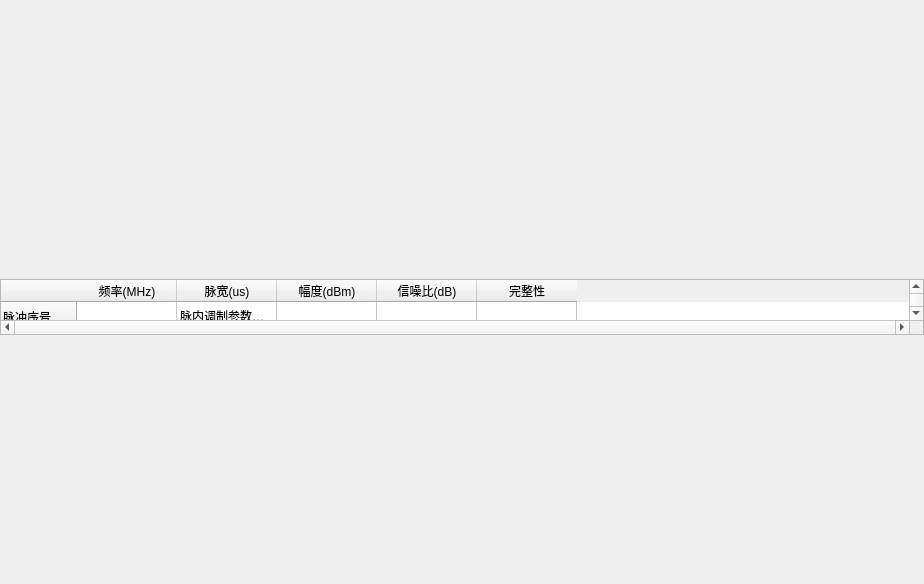
<?xml version="1.0" encoding="UTF-8"?>
<ui version="4.0">
 <class>InternalPulseWindow</class>
 <widget class="QWidget" name="InternalPulseWindow">
  <property name="geometry">
   <rect>
    <x>0</x>
    <y>0</y>
    <width>924</width>
    <height>584</height>
   </rect>
  </property>
  <property name="windowTitle">
   <string>InternalPulseWindow</string>
  </property>
  <layout class="QVBoxLayout" name="verticalLayout_2">
   <property name="spacing">
    <number>0</number>
   </property>
   <property name="leftMargin">
    <number>0</number>
   </property>
   <property name="topMargin">
    <number>30</number>
   </property>
   <property name="rightMargin">
    <number>0</number>
   </property>
   <property name="bottomMargin">
    <number>0</number>
   </property>
   <item>
    <layout class="QVBoxLayout" name="verticalLayout">
     <property name="spacing">
      <number>0</number>
     </property>
     <property name="leftMargin">
      <number>0</number>
     </property>
     <property name="topMargin">
      <number>0</number>
     </property>
     <property name="rightMargin">
      <number>0</number>
     </property>
     <property name="bottomMargin">
      <number>0</number>
     </property>
    </layout>
   </item>
   <item>
    <widget class="QTableWidget" name="tableWidget">
     <property name="sizePolicy">
      <sizepolicy hsizetype="Preferred" vsizetype="Maximum">
       <horstretch>0</horstretch>
       <verstretch>0</verstretch>
      </sizepolicy>
     </property>
     <property name="maximumSize">
      <size>
       <width>4000</width>
       <height>56</height>
      </size>
     </property>
     <property name="styleSheet">
      <string notr="true"/>
     </property>
     <property name="lineWidth">
      <number>1</number>
     </property>
     <property name="verticalScrollBarPolicy">
      <enum>Qt::ScrollBarAlwaysOn</enum>
     </property>
     <property name="horizontalScrollBarPolicy">
      <enum>Qt::ScrollBarAlwaysOn</enum>
     </property>
     <property name="iconSize">
      <size>
       <width>1</width>
       <height>0</height>
      </size>
     </property>
     <row>
      <property name="text">
       <string>脉冲序号</string>
      </property>
      <property name="foreground">
       <brush brushstyle="SolidPattern">
        <color alpha="255">
         <red>0</red>
         <green>0</green>
         <blue>0</blue>
        </color>
       </brush>
      </property>
     </row>
     <row>
      <property name="text">
       <string>脉内调制类型</string>
      </property>
      <property name="foreground">
       <brush brushstyle="SolidPattern">
        <color alpha="255">
         <red>0</red>
         <green>0</green>
         <blue>0</blue>
        </color>
       </brush>
      </property>
     </row>
     <row>
      <property name="text">
       <string>固定频率</string>
      </property>
      <property name="foreground">
       <brush brushstyle="SolidPattern">
        <color alpha="255">
         <red>0</red>
         <green>0</green>
         <blue>0</blue>
        </color>
       </brush>
      </property>
     </row>
     <row>
      <property name="text">
       <string>线性调频</string>
      </property>
      <property name="foreground">
       <brush brushstyle="SolidPattern">
        <color alpha="255">
         <red>0</red>
         <green>0</green>
         <blue>0</blue>
        </color>
       </brush>
      </property>
     </row>
     <row>
      <property name="text">
       <string>非线性调频</string>
      </property>
      <property name="foreground">
       <brush brushstyle="SolidPattern">
        <color alpha="255">
         <red>0</red>
         <green>0</green>
         <blue>0</blue>
        </color>
       </brush>
      </property>
     </row>
     <row>
      <property name="text">
       <string>频率编码</string>
      </property>
      <property name="foreground">
       <brush brushstyle="SolidPattern">
        <color alpha="255">
         <red>0</red>
         <green>0</green>
         <blue>0</blue>
        </color>
       </brush>
      </property>
     </row>
     <row>
      <property name="text">
       <string>二相编码</string>
      </property>
      <property name="foreground">
       <brush brushstyle="SolidPattern">
        <color alpha="255">
         <red>0</red>
         <green>0</green>
         <blue>0</blue>
        </color>
       </brush>
      </property>
     </row>
     <row>
      <property name="text">
       <string>四项编码</string>
      </property>
      <property name="foreground">
       <brush brushstyle="SolidPattern">
        <color alpha="255">
         <red>0</red>
         <green>0</green>
         <blue>0</blue>
        </color>
       </brush>
      </property>
     </row>
     <row>
      <property name="text">
       <string>混合调制</string>
      </property>
      <property name="foreground">
       <brush brushstyle="SolidPattern">
        <color alpha="255">
         <red>0</red>
         <green>0</green>
         <blue>0</blue>
        </color>
       </brush>
      </property>
     </row>
     <row>
      <property name="text">
       <string>其他</string>
      </property>
      <property name="foreground">
       <brush brushstyle="SolidPattern">
        <color alpha="255">
         <red>0</red>
         <green>0</green>
         <blue>0</blue>
        </color>
       </brush>
      </property>
     </row>
     <column>
      <property name="text">
       <string>频率(MHz)</string>
      </property>
      <property name="foreground">
       <brush brushstyle="SolidPattern">
        <color alpha="255">
         <red>0</red>
         <green>0</green>
         <blue>0</blue>
        </color>
       </brush>
      </property>
     </column>
     <column>
      <property name="text">
       <string>脉宽(us)</string>
      </property>
      <property name="foreground">
       <brush brushstyle="SolidPattern">
        <color alpha="255">
         <red>0</red>
         <green>0</green>
         <blue>0</blue>
        </color>
       </brush>
      </property>
     </column>
     <column>
      <property name="text">
       <string>幅度(dBm)</string>
      </property>
      <property name="foreground">
       <brush brushstyle="SolidPattern">
        <color alpha="255">
         <red>0</red>
         <green>0</green>
         <blue>0</blue>
        </color>
       </brush>
      </property>
     </column>
     <column>
      <property name="text">
       <string>信噪比(dB)</string>
      </property>
      <property name="foreground">
       <brush brushstyle="SolidPattern">
        <color alpha="255">
         <red>0</red>
         <green>0</green>
         <blue>0</blue>
        </color>
       </brush>
      </property>
     </column>
     <column>
      <property name="text">
       <string>完整性</string>
      </property>
      <property name="foreground">
       <brush brushstyle="SolidPattern">
        <color alpha="255">
         <red>0</red>
         <green>0</green>
         <blue>0</blue>
        </color>
       </brush>
      </property>
     </column>
     <item row="0" column="1">
      <property name="text">
       <string>脉内调制参数（依类型变化条目不同）</string>
      </property>
      <property name="background">
       <brush brushstyle="NoBrush">
        <color alpha="255">
         <red>0</red>
         <green>0</green>
         <blue>0</blue>
        </color>
       </brush>
      </property>
     </item>
     <item row="1" column="0">
      <property name="text">
       <string>脉内调制参数（依类型变化条目项不同）</string>
      </property>
     </item>
     <item row="2" column="0">
      <property name="text">
       <string>/</string>
      </property>
     </item>
     <item row="3" column="0">
      <property name="text">
       <string>起始频率(MHz)</string>
      </property>
     </item>
     <item row="3" column="1">
      <property name="text">
       <string>中止斜率(MHz)</string>
      </property>
     </item>
     <item row="3" column="3">
      <property name="text">
       <string>带宽(MHz)</string>
      </property>
     </item>
     <item row="3" column="4">
      <property name="text">
       <string>斜率(含符号)(MHz/us)</string>
      </property>
     </item>
     <item row="4" column="0">
      <property name="text">
       <string>起始频率(MHz)</string>
      </property>
     </item>
     <item row="4" column="1">
      <property name="text">
       <string>中止斜率(MHz)</string>
      </property>
     </item>
     <item row="4" column="3">
      <property name="text">
       <string>带宽(MHz)</string>
      </property>
     </item>
     <item row="4" column="4">
      <property name="text">
       <string>线性部分斜率(含符号)(MHz/us)</string>
      </property>
     </item>
     <item row="5" column="0">
      <property name="text">
       <string>码元宽度(us)</string>
      </property>
     </item>
     <item row="5" column="1">
      <property name="text">
       <string>码元个数</string>
      </property>
     </item>
     <item row="5" column="2">
      <property name="text">
       <string>码元序列(频率值MHz)</string>
      </property>
     </item>
     <item row="7" column="0">
      <property name="text">
       <string>码元宽度(us)</string>
      </property>
     </item>
     <item row="7" column="1">
      <property name="text">
       <string>码元个数</string>
      </property>
     </item>
     <item row="7" column="2">
      <property name="text">
       <string>带宽(MHz)</string>
      </property>
     </item>
     <item row="8" column="0">
      <property name="text">
       <string>频率编码码元宽度(us)</string>
      </property>
     </item>
     <item row="8" column="1">
      <property name="text">
       <string>频率编码码元个数</string>
      </property>
     </item>
     <item row="8" column="2">
      <property name="text">
       <string>频率编码码元序列（频率值 1）(MHz)</string>
      </property>
     </item>
    </widget>
   </item>
  </layout>
 </widget>
 <resources/>
 <connections/>
</ui>
